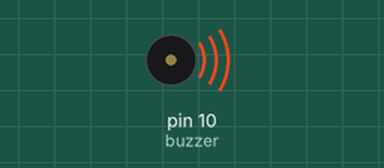
This sketch was run on a simulated Arduino Uno, built with avr-gcc and run on an emulated ATmega328P. Shown: buzzer (waves = sounding).

Above: at 0.1 s.
Timing chart, 0 to 40.0 s (numbered marks = the images above):
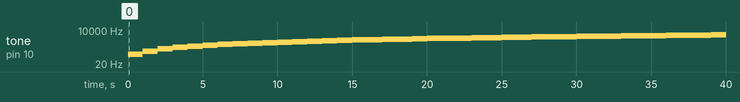

The sketch:

sketch.ino
```cpp
int speaker=10;
int freq=15;
void setup() {
  // put your setup code here, to run once:
  pinMode(10, OUTPUT);

}

void loop() {
  // put your main code here, to run repeatedly:
  freq+=100;
  if(freq>8000)
  {
    noTone(10);
    freq=50;
  }
  tone(10,freq);
  delay(1000);

}
```

Measured:
- by itself, tone on pin 10 (buzzer): plays 115 Hz for 1.0 s, 215 Hz for 1.0 s, 315 Hz for 1.0 s, 415 Hz for 1.0 s, 515 Hz for 1.0 s, 615 Hz for 1.0 s … (40 notes in this stretch)
